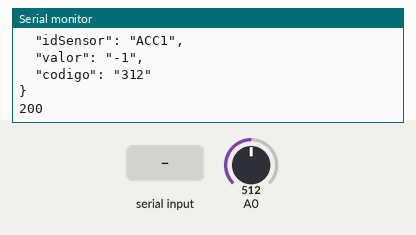
The sketch below on a simulated ESP8266 (NodeMCU). Shown: the last lines printed to the serial monitor. The test bench sets the inputs (shaded band); at power-on: A0 = 512. WiFi joins after 1.5 s; servers stay silent unless stated; uploads are accepted with an empty reply.

Above: at 4.7 s.
4.8 s: A0 set to 716
At 7.06 s:
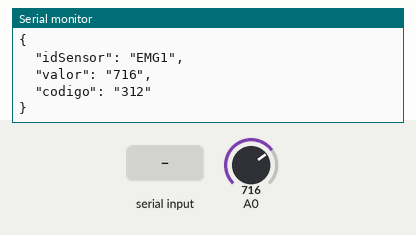
9.0 s: "1" received over the second serial link
13.2 s: "0" received over the second serial link
17.4 s: A0 set to 900
At 17.47 s:
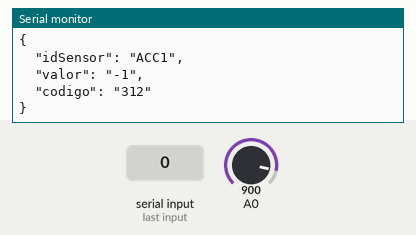
Timing chart, 0 to 20.4 s (numbered marks = the images above; inputs shaded):
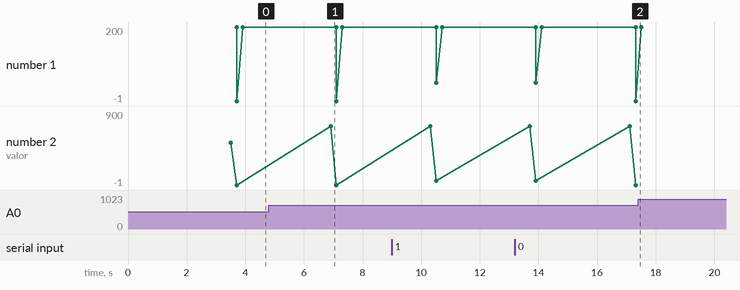

Measured:
- after the input at 4.8 s, the serial monitor: prints a new line after 2.1 s (image 1)
- plotted number 2: -1 → 49 after the input at 9.0 s

The sketch:

main.ino
```cpp
#include <ESP8266HTTPClient.h>
#include <ESP8266WiFi.h>
#include <ArduinoJson.h>
#include <SoftwareSerial.h>
SoftwareSerial s(D4,D3);

int dataEMG;
int dataACC;
int i = 0;
const char *host = "192.168.1.45"; //Ip para acceder al servidor Rest creado

const char* ssid = "MOVISTAR_C8C7"; //nombre del router wifi al que se conecta el modulo NodeMCU
const char* password = "iy8iphSzj6s9qPbJtkCQ"; //contraseña del router wifi al que se conecta el modulo NodeMCU

String idEMG = "EMG1";
String idACC = "ACC1";

String codigo = "312"; //codigo para identificar el dispositivo

//=======================================================================
// Power on setup
//=======================================================================

void setup() {
delay(1000);
Serial.begin(115200);
s.begin(9600);
WiFi.mode(WIFI_OFF); //Previene problemas de reconexión (necesitar demasiado tiempo para conectarse)
delay(1000);
WiFi.mode(WIFI_STA); //Esta línea oculta la visualización de ESP como punto de acceso wifi

WiFi.begin(ssid, password); //Conexión al router WiFi
Serial.println("");


Serial.print("Connecting");
// Wait for connection
while (WiFi.status() != WL_CONNECTED) {
delay(500);
Serial.print(".");
}

//If connection successful show IP address in serial monitor
Serial.println("");
Serial.print("Connected to ");
Serial.println(ssid);
Serial.print("IP address: ");
Serial.println(WiFi.localIP()); //IP address assigned to your ESP
}

//=======================================================================
// Main Program Loop
//=======================================================================
void loop() {
emg();
acc();
delay(3000); //Send a request every 3 seconds


}

//=======================================================================
// Functions for the sensors
//=======================================================================

void emg(){ //función para recibir los datos del EMG y enviarlos a la REST API

if (WiFi.status() == WL_CONNECTED) { //Check WiFi connection status

StaticJsonBuffer<300> JSONbuffer; //Declaring static JSON buffer
JsonObject& JSONencoder = JSONbuffer.createObject();

JSONencoder["idSensor"] = idEMG;
dataEMG = analogRead(A0);
if(dataEMG == 1024){
dataEMG = 0;
}
String valor = (String) dataEMG;

JSONencoder["valor"] = valor;


JSONencoder["codigo"] = codigo;

char JSONmessageBuffer[300];
JSONencoder.prettyPrintTo(JSONmessageBuffer, sizeof(JSONmessageBuffer));
Serial.println(JSONmessageBuffer);

HTTPClient http; //Declare object of class HTTPClient

http.begin("http://192.168.1.45:8080/api/fechas"); //Specify request destination
http.addHeader("Content-Type", "application/json"); //Specify content-type header

int httpCode = http.POST(JSONmessageBuffer); //Send the request

String payload = http.getString(); //Get the response payload

Serial.println(httpCode); //Print HTTP return code
Serial.println(payload); //Print request response payload

http.end(); //Close connection

} else {

Serial.println("Error in WiFi connection");

}

}
void acc(){ //funcion para recibir los datos del podómetro y enviarlos a la REST API

if (WiFi.status() == WL_CONNECTED) { //Check WiFi connection status

StaticJsonBuffer<300> JSONbuffer; //Declaring static JSON buffer
JsonObject& JSONencoder = JSONbuffer.createObject();

JSONencoder["idSensor"] = idACC;

dataACC=s.read();
Serial.println(dataACC);

String valor = (String) dataACC;

JSONencoder["valor"] = valor;

JSONencoder["codigo"] = codigo;

char JSONmessageBuffer[300];
JSONencoder.prettyPrintTo(JSONmessageBuffer, sizeof(JSONmessageBuffer));


Serial.println(JSONmessageBuffer);

HTTPClient http; //Declare object of class HTTPClient

http.begin("http://192.168.1.45:8080/api/fechas"); //Specify request destination
http.addHeader("Content-Type", "application/json"); //Specify content-type header

int httpCode = http.POST(JSONmessageBuffer); //Send the request
String payload = http.getString(); //Get the responsen payload

Serial.println(httpCode); //Print HTTP return code
Serial.println(payload); //Print request response payload

http.end(); //Close connection

} else {

Serial.println("Error in WiFi connection");
}
s.end();
s.begin(9600);
}
//=======================================================================
```
